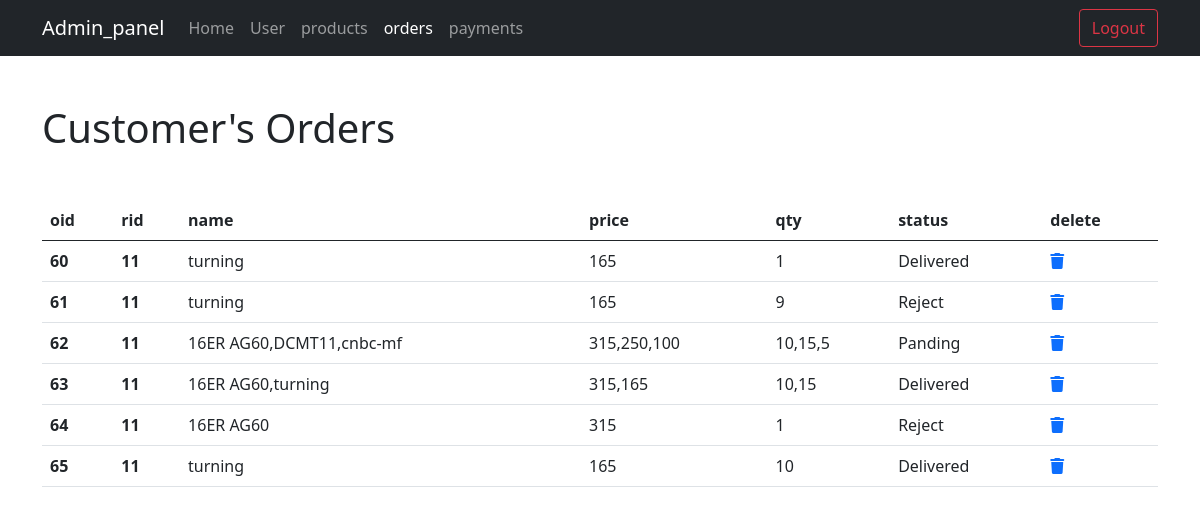
The app's page /admin_panel/orders.php with its own data.
### tables this page shows
CREATE TABLE `orders` (
  `oid` int(100) NOT NULL,
  `pid` int(225) NOT NULL,
  `rid` int(100) NOT NULL,
  `sid` int(225) NOT NULL,
  `name` varchar(225) NOT NULL,
  `image` varchar(225) NOT NULL,
  `price` varchar(225) NOT NULL,
  `qty` varchar(225) NOT NULL,
  `status` varchar(20) NOT NULL,
  `date` date NOT NULL DEFAULT current_timestamp()
);

### admin_panel/orders.php (the view, shortened to what this page needs)
<?php
$conn = mysqli_connect("localhost","root","","automative_mechatronics");
$select_order = "SELECT * FROM orders";
$selectOrder = mysqli_query($conn,$select_order);
?>
<!doctype html>
<html lang="en">
  <head>
    <link href="https://cdn.jsdelivr.net/npm/bootstrap@5.0.2/dist/css/bootstrap.min.css" rel="stylesheet">
    <link rel="stylesheet" href="https://cdnjs.cloudflare.com/ajax/libs/font-awesome/6.1.1/css/all.min.css">
  </head>
  <body>
    <nav class="navbar navbar-expand-lg navbar-dark bg-dark">
        <div class="container">
          <a class="navbar-brand" href="#">Admin_panel</a>
          <div class="collapse navbar-collapse" id="navbarSupportedContent">
            <ul class="navbar-nav me-auto mb-2 mb-lg-0">
              <li class="nav-item">
                <a class="nav-link " aria-current="page" href="home.php">Home</a>
              </li>
              <li class="nav-item">
                <a class="nav-link" href="user.php">User</a>
              </li>
              <li class="nav-item">
                <a class="nav-link" href="products.php">products</a>
              </li>
              <li class="nav-item">
                <a class="nav-link active" href="orders.php">orders</a>
              </li>
              <li class="nav-item">
                <a class="nav-link" href="payments.php">payments</a>
              </li>
            </ul>
            <form class="d-flex">
              <a href="logout.html"> <button class="btn btn-outline-danger" type="submit">Logout</button></a>
            </form>
          </div>
        </div>
      </nav>
      <div class="container">
      <h1 class="my-5">Customer's Orders</h1>
      <table class="table">
      <thead>
        <tr>
        <th scope="col">oid</th>
        <th scope="col">rid</th>
        <th scope="col">name</th>
        <th scope="col">price</th>
        <th scope="col">qty</th>
        <th scope="col">status</th>
        <th>delete</th>
        </tr>
    </thead>
    <tbody>
        <?php
        if(mysqli_num_rows($selectOrder))
        {
          while($row = mysqli_fetch_assoc($selectOrder))
          {
        ?>
        <tr>
        <th><?php echo $row['oid']; ?></th>
        <th><?php echo $row['rid']; ?></th>
        <td><?php echo $row['name']; ?></td>
        <td><?php echo $row['price']; ?></td>
        <td><?php echo $row['qty']; ?></td>
        <td><?php echo $row['status']; ?></td>
        <td><a href="products.php?deleteid=<?php// echo $row['pid']; ?>" onclick="return confirm('Are you sure you want to delete this item?');"><i class="fa fa-trash"></i></a></td>
        </tr>
        <?php
          }
        }
        ?>
    </tbody>
    </table>
    </div>
  </body>
</html>

### records on screen
orders: oid "60", rid "11", name "turning", price "165", qty "1", status "Delivered"
orders: oid "61", rid "11", name "turning", price "165", qty "9", status "Reject"
orders: oid "62", rid "11", name "16ER AG60,DCMT11,cnbc-mf", price "315,250,100", qty "10,15,5", status "Panding"
orders: oid "63", rid "11", name "16ER AG60,turning", price "315,165", qty "10,15", status "Delivered"
orders: oid "64", rid "11", name "16ER AG60", price "315", qty "1", status "Reject"
orders: oid "65", rid "11", name "turning", price "165", qty "10", status "Delivered"
